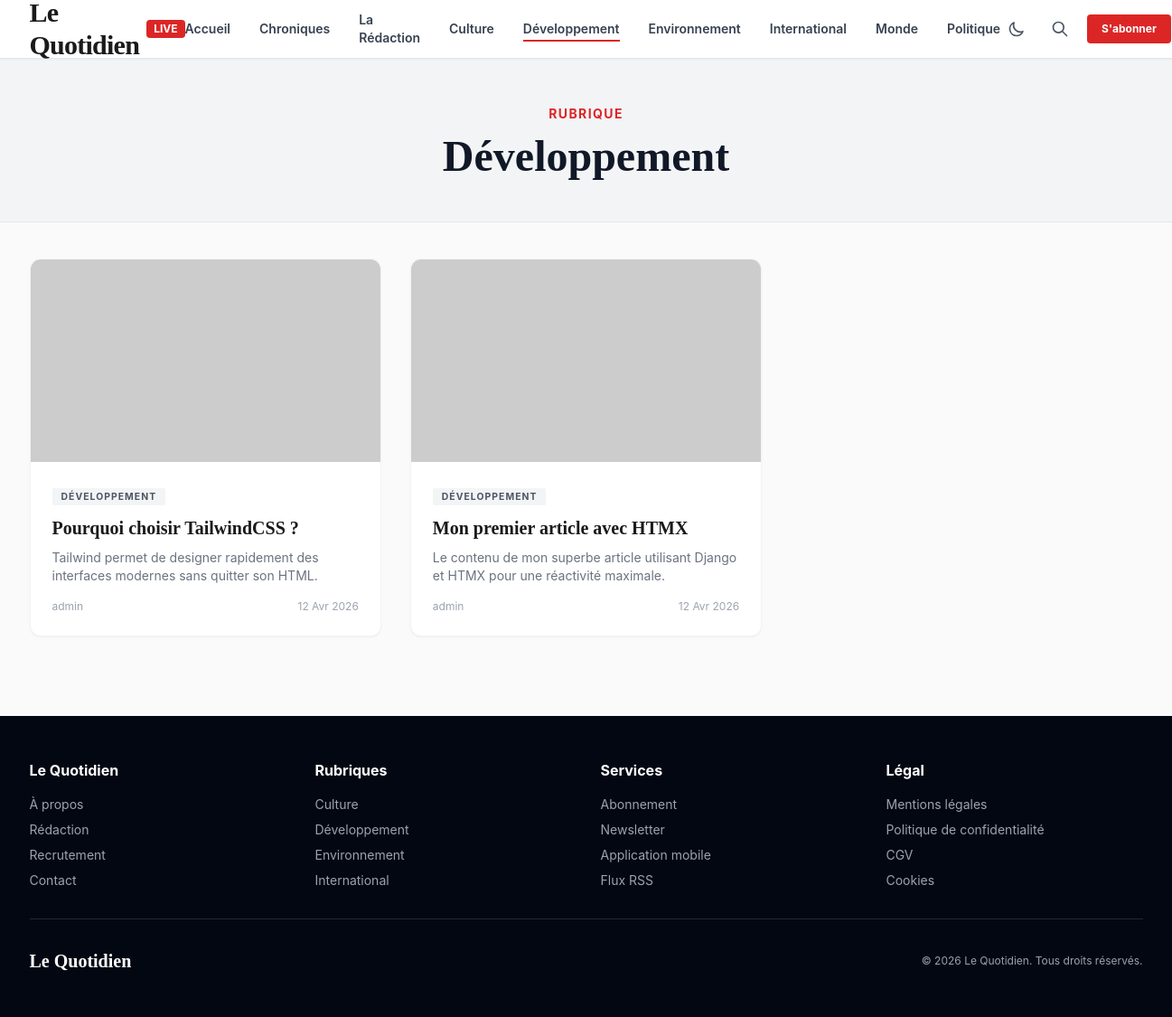
Screenshot of /blog/category/dev/ with the database file from the repository.
### apps/weblog/models.py (models this page shows, shortened)
class Category(models.Model):
    name = models.CharField(_("Nom"), max_length=100)
    slug = models.SlugField(_("Slug"), unique=True, max_length=120)
    class Meta:
        verbose_name = _("Catégorie")
        verbose_name_plural = _("Catégories")

class Article(models.Model):
    class Status(models.TextChoices):
        DRAFT = "DRAFT", _("Brouillon")
        PUBLISHED = "PUBLISHED", _("Publié")
        ARCHIVED = "ARCHIVED", _("Archivé")
    title = models.CharField(_("Titre"), max_length=255)
    slug = models.SlugField(_("Slug"), unique=True, max_length=255)
    author = models.ForeignKey(
        settings.AUTH_USER_MODEL,
        on_delete=models.CASCADE,
        related_name="articles",
        verbose_name=_("Auteur")
    )
    category = models.ForeignKey(
        Category,
        on_delete=models.PROTECT,
        related_name="articles",
        verbose_name=_("Catégorie")
    )
    tags = models.ManyToManyField(Tag, related_name="articles", blank=True, verbose_name=_("Tags"))
    content = models.TextField(_("Contenu"))
    excerpt = models.TextField(_("Extrait"), max_length=500, blank=True)
    featured_image = models.ImageField(_("Image à la une"), upload_to="articles/", null=True, blank=True)
    meta_title = models.CharField(_("Méta-titre"), max_length=100, blank=True, help_text=_("Titre pour les moteurs de recherche (SEO)"))
    meta_description = models.TextField(_("Méta-description"), max_length=160, blank=True, help_text=_("Description pour les moteurs de recherche (SEO)"))
    status = models.CharField(
        _("Statut"),
        max_length=10,
        choices=Status.choices,
        default=Status.DRAFT
    )
    created_at = models.DateTimeField(_("Créé le"), auto_now_add=True)
    updated_at = models.DateTimeField(_("Mis à jour le"), auto_now=True)
    published_at = models.DateTimeField(_("Publié le"), null=True, blank=True)
    views_count = models.PositiveIntegerField(_("Nombre de vues"), default=0)
    objects = models.Manager() # The default manager.
    published = PublishedManager() # Our custom manager.
    class Meta:
        verbose_name = _("Article")
        verbose_name_plural = _("Articles")
        ordering = ["-published_at", "-created_at"]

### apps/users/models.py (models this page shows, shortened)
class CustomUser(AbstractUser):
    class Role(models.TextChoices):
        VISITOR = "VISITOR", _("Visiteur")
        CONTRIBUTOR = "CONTRIBUTOR", _("Contributeur")
        WRITER = "WRITER", _("Rédacteur")
        EDITOR = "EDITOR", _("Éditeur")
        ADMIN = "ADMIN", _("Administrateur")
    role = models.CharField(
        _("Rôle"),
        max_length=20,
        choices=Role.choices,
        default=Role.CONTRIBUTOR
    )
    bio = models.TextField(_("Biographie"), max_length=500, blank=True)
    avatar = models.ImageField(_("Avatar"), upload_to="avatars/", null=True, blank=True)
    twitter_url = models.URLField(_("Lien Twitter/X"), max_length=255, blank=True)
    linkedin_url = models.URLField(_("Lien LinkedIn"), max_length=255, blank=True)
    facebook_url = models.URLField(_("Lien Facebook"), max_length=255, blank=True)
    website_url = models.URLField(_("Site web personnel"), max_length=255, blank=True)
    show_recruitment_section = models.BooleanField(_("Afficher la section recrutement"), default=True)

### apps/weblog/views.py (the view)
# urls.py: path('category/<slug:slug>/', views.category_detail, name='category_detail'),
def category_detail(request, slug):
    category = get_object_or_404(Category, slug=slug)
    articles = Article.published.filter(category=category).order_by('-published_at')
    return render(request, 'weblog/category_detail.html', {
        'category': category,
        'articles': articles
    })

### apps/newsletter/views.py (called while the page is built)
def newsletter_form_context(request):
    return {'subscriber_form': SubscriberForm()}

### apps/weblog/context_processors.py (called while the page is built)
def categories_processor(request):
    categories = Category.objects.exclude(name='Chronique').order_by('name')[:6]
    return {'nav_categories': categories}

### apps/weblog/models.py (called while the page is built)
    def get_queryset(self):
        return super().get_queryset().filter(
            status='PUBLISHED',
            published_at__lte=timezone.now()
        )

### templates/weblog/category_detail.html (shortened to what this page needs)
{% extends "base.html" %}
{% block content %}
<main class="page-section active">
    <section class="bg-gray-100 py-12 border-b border-gray-200">
        <div class="max-w-7xl mx-auto px-4 sm:px-6">
            <div class="text-center">
                <span class="text-red-600 text-sm font-bold uppercase tracking-widest">Rubrique</span>
                <h1 class="font-serif text-4xl sm:text-5xl font-bold text-gray-900 mt-3">{{ category.name }}</h1>
            </div>
        </div>
    </section>
    <section class="max-w-7xl mx-auto px-4 sm:px-6 py-10">
        <div class="grid grid-cols-1 md:grid-cols-2 lg:grid-cols-3 gap-8">
            {% for article in articles %}
            <div class="article-card bg-white rounded-xl overflow-hidden shadow-sm border border-gray-100 cursor-pointer group" onclick="location.href='{% url 'weblog:article_detail' article.slug %}'">
                <div class="overflow-hidden">
                    {% if article.featured_image %}
                        <img src="{{ article.featured_image.url }}" alt="{{ article.title }}" class="card-img w-full h-56 object-cover">
                    {% else %}
                        <img src="https://picsum.photos/seed/cat{{ article.id }}/400/300" alt="" class="card-img w-full h-56 object-cover">
                    {% endif %}
                </div>
                <div class="p-6">
                    <span class="cat-badge bg-gray-100 text-gray-600">{{ article.category.name }}</span>
                    <h3 class="font-serif text-xl font-bold mt-3 mb-2 group-hover:text-red-600 transition leading-snug">{{ article.title }}</h3>
                    <p class="text-gray-500 text-sm line-clamp-2 mb-4">{{ article.excerpt|default:article.content|truncatewords:20 }}</p>
                    <div class="flex items-center justify-between text-xs text-gray-400">
                        <span>{{ article.author.get_full_name|default:article.author.username }}</span>
                        <span>{{ article.published_at|date:"d M Y" }}</span>
                    </div>
                </div>
            </div>
            {% empty %}
            <div class="col-span-full py-20 text-center">
                <p class="text-gray-500 italic">Aucun article trouvé dans cette catégorie.</p>
                <a href="{% url 'home' %}" class="mt-4 inline-block text-red-600 font-bold hover:underline">Retour à l'accueil</a>
            </div>
            {% endfor %}
        </div>
    </section>
</main>
{% endblock %}

### templates/base.html (shortened to what this page needs)
<!DOCTYPE html>
<html lang="fr">
<head>
    <script src="https://cdn.tailwindcss.com"></script>
    <link href="https://cdn.jsdelivr.net/npm/@fontsource/inter@4.5.0/index.css" rel="stylesheet">
    <link href="https://cdn.jsdelivr.net/npm/@fontsource/playfair-display@4.5.0/index.css" rel="stylesheet">
    <link href="https://cdn.jsdelivr.net/npm/@fontsource/source-serif-pro@4.5.0/index.css" rel="stylesheet">
</head>
<body x-data="{
mobileMenuOpen: false,
searchOpen: false,
newsletterOpen: false,
darkMode: localStorage.getItem('darkMode') === 'true',
toggleDarkMode() {
    this.darkMode = !this.darkMode;
    localStorage.setItem('darkMode', this.darkMode);
    document.documentElement.classList.toggle('dark', this.darkMode);
}
}" x-init="document.documentElement.classList.toggle('dark', darkMode)">
    <header class="bg-white border-b border-gray-200 sticky top-0 z-50 shadow-sm">
        <div class="max-w-7xl mx-auto px-4 sm:px-6">
            <div class="flex items-center justify-between h-16">
                <a href="{% url 'home' %}" class="flex items-center cursor-pointer">
                    <span class="font-serif text-2xl sm:text-3xl font-black tracking-tight">Le Quotidien</span>
                    <span class="ml-2 text-xs bg-red-600 text-white px-2 py-0.5 rounded font-bold hidden sm:inline">LIVE</span>
                </a>
                <nav class="hidden lg:flex items-center space-x-8">
                    <a href="{% url 'home' %}" class="nav-link text-sm font-semibold text-gray-700 hover:text-red-600 transition {% if request.resolver_match.url_name == 'home' %}active{% endif %}">Accueil</a>
                    <a href="{% url 'weblog:chronique_list' %}" class="nav-link text-sm font-semibold text-gray-700 hover:text-red-600 transition {% if 'chronique' in request.path %}active{% endif %}">Chroniques</a>
                    <a href="{% url 'weblog:author_index' %}" class="nav-link text-sm font-semibold text-gray-700 hover:text-red-600 transition {% if 'authors' in request.path %}active{% endif %}">La Rédaction</a>
                    {% for cat in nav_categories %}
                    <a href="{% url 'weblog:category_detail' cat.slug %}" class="nav-link text-sm font-semibold text-gray-700 hover:text-red-600 transition {% if cat.slug in request.path %}active{% endif %}">{{ cat.name }}</a>
                    {% endfor %}
                </nav>
                <div class="flex items-center space-x-3">
                    <button @click="toggleDarkMode()" class="p-2 rounded-full hover:bg-gray-100 transition text-gray-600 dark:text-gray-300">
                        <svg x-show="!darkMode" class="w-5 h-5" fill="none" stroke="currentColor" viewBox="0 0 24 24"><path stroke-linecap="round" stroke-linejoin="round" stroke-width="2" d="M20.354 15.354A9 9 0 018.646 3.646 9.003 9.003 0 0012 21a9.003 9.003 0 008.354-5.646z"/></svg>
                    </button>
                    <button @click="searchOpen = !searchOpen" class="p-2 rounded-full hover:bg-gray-100 transition">
                        <svg class="w-5 h-5 text-gray-600" fill="none" stroke="currentColor" viewBox="0 0 24 24">
                            <path stroke-linecap="round" stroke-linejoin="round" stroke-width="2" d="M21 21l-6-6m2-5a7 7 0 11-14 0 7 7 0 0114 0z"/>
                        </svg>
                    </button>
                    {% if user.is_authenticated %}
                        {% if user.role in 'WRITER,EDITOR,ADMIN' or user.is_staff %}
                        <a href="{% url 'dashboard:home' %}" class="text-xs font-bold bg-gray-100 text-gray-700 px-3 py-2 rounded hover:bg-gray-200 transition hidden sm:block">Dashboard</a>
                        {% endif %}
                        <a href="/admin/" class="text-xs font-bold text-gray-600 hover:text-red-600 transition hidden sm:block">Admin</a>
                    {% else %}
                        <button @click="newsletterOpen = true" class="bg-red-600 text-white text-xs font-bold px-4 py-2 rounded hover:bg-red-700 transition hidden sm:block">S'abonner</button>
                    {% endif %}
                </div>
            </div>
        </div>
    </header>
    {% block content %}{% endblock %}
    <footer class="bg-gray-950 text-gray-400 py-12 mt-12">
        <div class="max-w-7xl mx-auto px-4 sm:px-6">
            <div class="grid grid-cols-2 md:grid-cols-4 gap-8 mb-8">
                <div>
                    <h4 class="text-white font-bold mb-4">Le Quotidien</h4>
                    <ul class="space-y-2 text-sm">
                        <li><a href="#" class="hover:text-white transition">À propos</a></li>
                        <li><a href="{% url 'weblog:author_index' %}" class="hover:text-white transition">Rédaction</a></li>
                        <li><a href="{% url 'dashboard:promotion_request' %}" class="hover:text-white transition">Recrutement</a></li>
                        <li><a href="#" class="hover:text-white transition">Contact</a></li>
                    </ul>
                </div>
                <div>
                    <h4 class="text-white font-bold mb-4">Rubriques</h4>
                    <ul class="space-y-2 text-sm">
                        {% for cat in nav_categories|slice:":4" %}
                        <li><a href="{% url 'weblog:category_detail' cat.slug %}" class="hover:text-white transition">{{ cat.name }}</a></li>
                        {% empty %}
                        <li><a href="#" class="hover:text-white transition">Politique</a></li>
                        <li><a href="#" class="hover:text-white transition">Économie</a></li>
                        {% endfor %}
                    </ul>
                </div>
                <div>
                    <h4 class="text-white font-bold mb-4">Services</h4>
                    <ul class="space-y-2 text-sm">
                        <li><button @click="newsletterOpen = true" class="hover:text-white transition text-left">Abonnement</button></li>
                        <li><button @click="newsletterOpen = true" class="hover:text-white transition text-left">Newsletter</button></li>
                        <li><a href="#" class="hover:text-white transition">Application mobile</a></li>
                        <li><a href="{% url 'weblog:article_feed' %}" class="hover:text-white transition">Flux RSS</a></li>
                    </ul>
                </div>
                <div>
                    <h4 class="text-white font-bold mb-4">Légal</h4>
                    <ul class="space-y-2 text-sm">
                        <li><a href="#" class="hover:text-white transition">Mentions légales</a></li>
                        <li><a href="#" class="hover:text-white transition">Politique de confidentialité</a></li>
                        <li><a href="#" class="hover:text-white transition">CGV</a></li>
                        <li><a href="#" class="hover:text-white transition">Cookies</a></li>
                    </ul>
                </div>
            </div>
            <div class="border-t border-gray-800 pt-8 flex flex-col sm:flex-row items-center justify-between">
                <span class="font-serif text-xl font-bold text-white mb-4 sm:mb-0">Le Quotidien</span>
                <span class="text-xs">© {% now "Y" %} Le Quotidien. Tous droits réservés.</span>
            </div>
        </div>
    </footer>
</body>
</html>

### templates/base.html (style rules this page uses)
* { margin: 0; padding: 0; box-sizing: border-box; }
body { font-family: 'Inter', sans-serif; background: #fafafa; color: #1a1a1a; }
.font-serif { font-family: 'Playfair Display', serif !important; }
.article-card { transition: transform 0.3s ease, box-shadow 0.3s ease; }
.article-card .card-img { transition: transform 0.5s ease; }
.nav-link { position: relative; }
.nav-link::after { content: ''; position: absolute; bottom: -4px; left: 0; width: 0; height: 2px; background: #dc2626; transition: width 0.3s ease; }
.nav-link:hover::after, .nav-link.active::after { width: 100%; }
.cat-badge { font-size: 0.65rem; letter-spacing: 0.1em; text-transform: uppercase; font-weight: 700; padding: 3px 10px; border-radius: 2px; }
body { transition: background-color 0.3s ease, color 0.3s ease; }

### rows the page displays
Category: name "Culture"
Category: name "Développement"
Category: name "Environnement"
Category: name "International"
Category: name "Monde"
Category: name "Politique"
Article: category.name "DÉVELOPPEMENT", title "Pourquoi choisir TailwindCSS ?", excerpt "Tailwind permet de designer rapidement des interfaces modernes sans quitter son HTML.", author.get_full_name "admin", published_at "12 Avr 2026"
Article: category.name "DÉVELOPPEMENT", title "Mon premier article avec HTMX", excerpt "Le contenu de mon superbe article utilisant Django et HTMX pour une réactivité maximale.", author.get_full_name "admin", published_at "12 Avr 2026"
